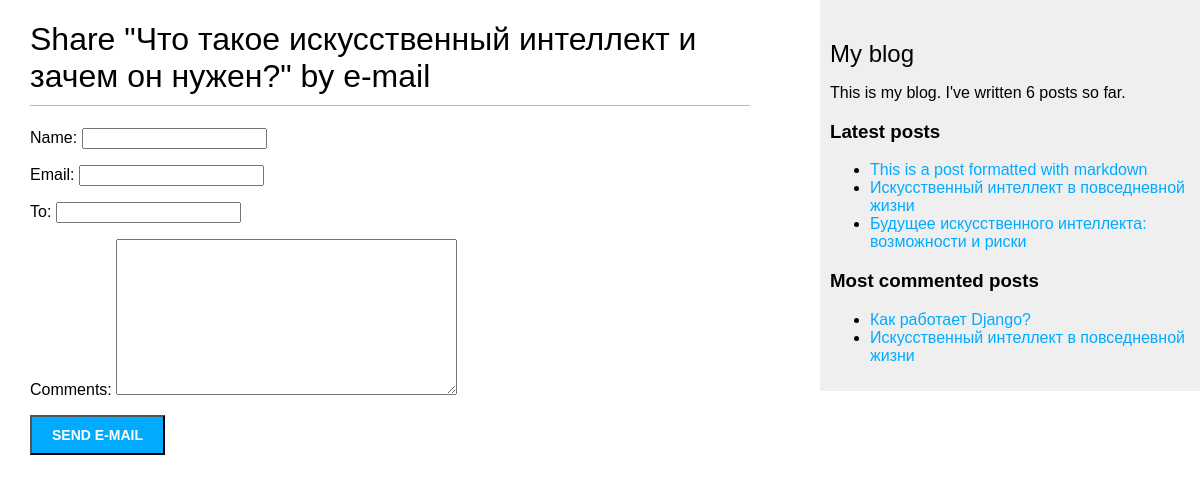
/blog/4/share/, run on the app's committed database.
### blog/models.py (models this page shows, shortened)
class Post(models.Model):
    class Status(models.TextChoices):
        DRAFT = 'DF', 'Draft'
        PUBLISHED = 'PB', 'Published'
    title = models.CharField(max_length=250)
    slug = models.SlugField(max_length=250, unique_for_date='publish')
    author = models.ForeignKey(User, on_delete=models.CASCADE, related_name='blog_posts')
    body = models.TextField()
    publish = models.DateTimeField(default=timezone.now) #поле даты публикации
    created = models.DateTimeField(auto_now_add=True) #поле даты созданияэ
    updated = models.DateTimeField(auto_now=True) #поле даты изменения
    status = models.CharField(max_length=2, choices=Status.choices, default=Status.DRAFT)
    objects = models.Manager() # менеджер, применяемый по умолчанию
    published = PublishedManager()  # пользовательский менеджер
    tags = TaggableManager()
    class Meta:
        ordering = ['-publish']
        indexes = [
            models.Index(fields=['-publish']),
        ]
    def get_absolute_url(self):
        return reverse('blog:post_detail',
                       args=[self.publish.year,
                             self.publish.month,
                             self.publish.day,
                             self.slug])

### blog/views.py (the view)
def post_share(request, post_id):
    post = get_object_or_404(Post, id=post_id, status=Post.Status.PUBLISHED)
    sent = False
    if request.method == 'POST':
        form = EmailPostForm(request.POST)
        if form.is_valid():
            cd = form.cleaned_data
            post_url = request.build_absolute_uri(
                post.get_absolute_url())
            subject = f"{cd['name']} recommends you read " \
                      f"{post.title}"
            message = f"Read {post.title} at {post_url}\n\n" \
                      f"{cd['name']}\'s ({cd['email']}) comments: {cd['comments']}"
            send_mail(subject, message, settings.EMAIL_HOST_USER,
                      [cd['to']])
            sent = True
    else:
        form = EmailPostForm()
    return render(request, 'blog/post/share.html', {'post': post,
                                                    'form': form,
                                                    'sent': sent})

### blog/forms.py
class EmailPostForm(forms.Form):
    name = forms.CharField(max_length=25)
    email = forms.EmailField()
    to = forms.EmailField()
    comments = forms.CharField(required=False, widget=forms.Textarea)

### blog/models.py (called while the page is built)
    def get_queryset(self):
        return super().get_queryset().filter(status=Post.Status.PUBLISHED)

### blog/templatetags/blog_tags.py (called while the page is built)
@register.simple_tag
def total_posts():
    return Post.published.count()

@register.inclusion_tag('blog/post/latest_posts.html')
def show_latest_posts(count=5):
    latest_posts = Post.published.order_by('-publish')[:count]
    return {'latest_posts': latest_posts}

@register.simple_tag
def get_most_commented_posts(count=5):
    return Post.published.annotate(
        total_comments=Count('comments')
    ).exclude(total_comments=0).order_by('-total_comments')[:count]

### templates/blog/post/share.html (shortened to what this page needs)
{% extends "blog/base.html" %}
{% block content %}
    {% if sent %}
        <h1>E-mail successfully sent</h1>
        <p>
            "{{ post.title }}" was successfully sent
            to {{ form.cleaned_data.to }}.
        </p>
    {% else %}
        <h1>Share "{{ post.title }}" by e-mail</h1>
        <form method="post">
            {{ form.as_p }}
            <input type="submit" value="Send e-mail">
        </form>
    {% endif %}
{% endblock %}

### templates/blog/base.html (shortened to what this page needs)
{% load blog_tags %}
{% load static %}
<!DOCTYPE html>
<html>
<head>
    <link href="{% static "css/blog.css" %}" rel="stylesheet">
</head>
<body>
<div id="content">
    {% block content %}
    {% endblock %}
</div>
<div id="sidebar">
    <h2>My blog</h2>
    <p>
        This is my blog.
        I've written {% total_posts %} posts so far.
    </p>
    <h3>Latest posts</h3>
    {% show_latest_posts 3 %}
    <h3>Most commented posts</h3>
    {% get_most_commented_posts as most_commented_posts %}
    <ul>
        {% for post in most_commented_posts %}
        <li>
            <a href="{{ post.get_absolute_url }}">{{ post.title }}</a>
        </li>
        {% endfor %}
    </ul>
</div>
</body>
</html>

### templates/blog/post/latest_posts.html
<ul>
    {% for post in latest_posts %}
        <li>
            <a href="{{ post.get_absolute_url }}">{{ post.title }}</a>
        </li>
    {% endfor %}
</ul>

### blog/static/css/blog.css (style rules this page uses)
body { margin: 0; padding: 0; font-family: helvetica, sans-serif; }
a { color: #00abff; text-decoration: none; }
h1 { font-weight: normal; border-bottom: 1px solid #bbb; padding: 0 0 10px 0; }
h2 { font-weight: normal; margin: 30px 0 0; }
#content { float: left; width: 60%; padding: 0 0 0 30px; }
#sidebar { float: right; width: 30%; padding: 10px; background: #efefef; height: 100%; }
input[type=submit] { font-weight: bold; background: #00abff; color: #fff; padding: 10px 20px; font-size: 14px; text-transform: uppercase; }

### data on the page
Post: title "Что такое искусственный интеллект и зачем он нужен?"
Post: title "This is a post formatted with markdown"
Post: title "Искусственный интеллект в повседневной жизни"
Post: title "Будущее искусственного интеллекта: возможности и риски"
Post: title "Как работает Django?"
